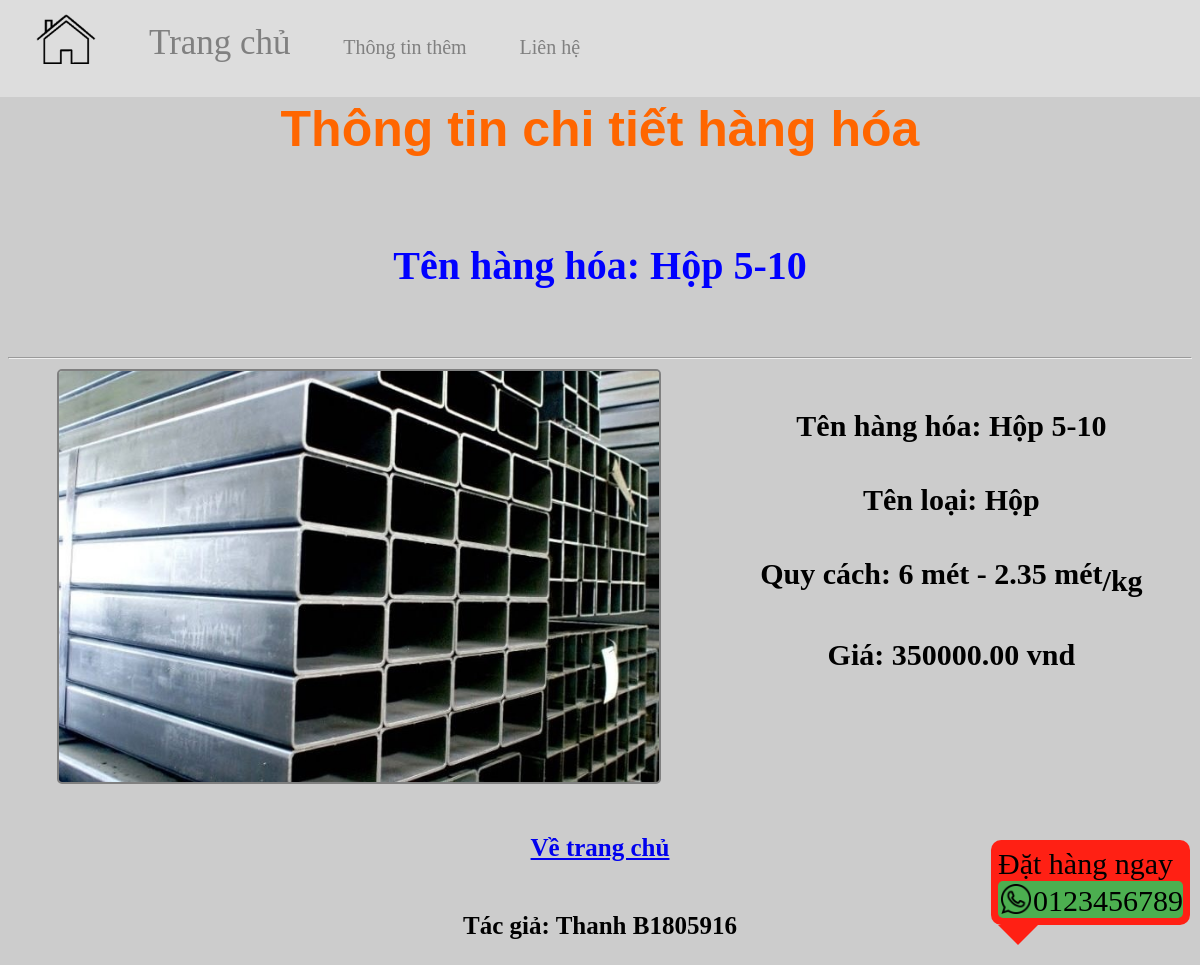
Screenshot of /detail.php?id=1 with the database file from the repository.
### tables this page shows
CREATE TABLE HangHoa
(
	MSHH INT AUTO_INCREMENT PRIMARY KEY,  
	TenHH NVARCHAR(30) NOT NULL,  
	QuyCach CHAR(7) NOT NULL,  
	Gia DECIMAL(15, 2) NOT NULL,  
	SoLuongHang INT NOT NULL,  
	MaLoaiHang INT NOT NULL,  
	FOREIGN KEY (MaLoaiHang) REFERENCES LoaiHangHoa(MaLoaiHangHoa),
	Location VARCHAR(128),  
	GhiChu NVARCHAR(128)  
);

CREATE TABLE LoaiHangHoa
(
	MaLoaiHangHoa INT AUTO_INCREMENT PRIMARY KEY,  
	TenLoaiHangHoa NVARCHAR(30) NOT NULL  
);

### dao/dao.php (called while the page is built, shortened)
<?php
abstract class DAO
{
    public function __construct($servername = "localhost", $username = "root", $password = "", $database = "quanlydathang")
    {
        $this->servername = $servername;
        $this->username = $username;
        $this->password = $password;
        $this->database = $database;
        $this->cnn = new mysqli($this->servername, $this->username, $this->password, $this->database);
    }
}
class ItemDAO extends DAO
{
    public function getItemById($id)
    {
        $sql = "SELECT hh.*, lhh.TenLoaiHangHoa TenLoai FROM HangHoa hh, LoaiHangHoa lhh
                WHERE hh.MaLoaiHang = lhh.MaLoaiHangHoa AND hh.MSHH = ?;";
        $stmt = $this->cnn->prepare($sql);
        $stmt->bind_param("i", $id);
        if ($stmt->execute()) {
            $item = $stmt->get_result()->fetch_assoc();
        }
        return $item;
    }
}

### detail.php (the view, shortened to what this page needs)
<?php
    require_once "layouts/header.php";
     $id = $_GET["id"];
     $dao = new ItemDAO();
     $item =  $dao->getItemById($id);
     $img = $_PATH["img"].$item["MSHH"]."/".$item["Location"];
?>
<h1>Thông tin chi tiết hàng hóa</h1>
<h2 class="hdr" style="color:blue">Tên hàng hóa: <?php echo $item["TenHH"];?> </h2>
<hr>
    <div class="dtl">
        <img class=img-dis src="<?php echo $img;?>">
        <div>
            <div>Tên hàng hóa: <?php echo $item["TenHH"]; ?></div>
            <div>Tên loại: <?php echo $item["TenLoai"]; ?></div>
            <div>Quy cách: <?php
                $qc = explode("-",$item["QuyCach"]);
                echo $qc[0]." mét - ".$qc[1]." mét<sub>/kg</sub>";
            ?></div>
            <div>Giá: <?php echo $item["Gia"]." vnd"; ?></div>
        </div>
    </div>
<div style="margin: 50px">
    <a href="index.php"><h3>Về trang chủ</h3></a>
</div>

### src/css/styles.css (style rules this page uses)
.img-dis { width: 600px; border: solid 2px gray; border-radius: 5px; }
.dtl { display: grid; grid-template-columns: auto auto; justify-items: center; }
.dtl div > * { font-weight: 900; font-size: 30px; margin: 40px 0; }
.hdr { margin-bottom: 150px; }
* { font-size: 20px; }
.hdr { position: relative; top: 50px; margin-bottom: 10%; }
h1 { font-size: 50px; font-family: sans-serif; color: #FF6600; }
h2 { font-size: 40px; }
h3 { font-size: 25px; }
body { position: relative; background-color: #CCCCCC; }

### rows the page displays
hanghoa: TenHH "Hộp 5-10", MSHH+Location (picture), MaLoaiHang.TenLoaiHangHoa "Hộp", QuyCach "6", QuyCach "2.35", Gia "350000.00"
